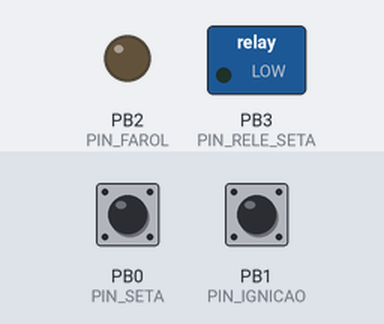
A program run on a simulated ATtiny85, built with avr-gcc and run on an emulated ATtiny85. Shown: switched loads named in the program (green lamp = pin HIGH), output pins drawn as LEDs (lit = HIGH). The inputs (shaded band) are chosen by the test bench; at power-on: PB0 (PIN_SETA) HIGH, PB1 (PIN_IGNICAO) HIGH.

Above: at 1.2 s.
1.3 s: PB0 (PIN_SETA) pulled LOW for 0.15 s
At 3.0 s:
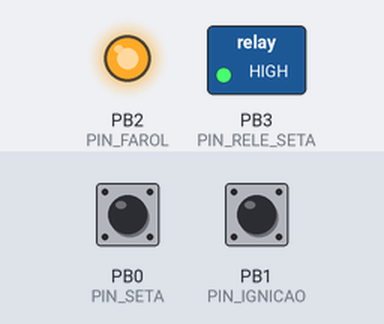
4.4 s: PB0 (PIN_SETA) pulled LOW for 1 s
At 7.9 s:
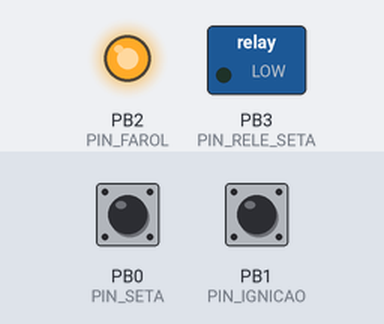
8.4 s: PB0 (PIN_SETA) pulled LOW for 3.2 s
At 9.8 s:
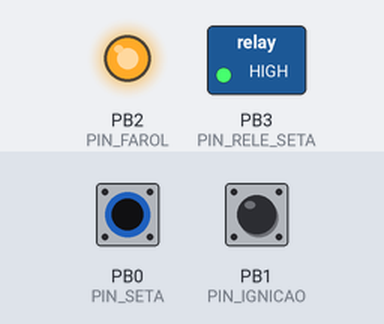
Timing chart, 0 to 51.1 s (numbered marks = the images above; inputs shaded):
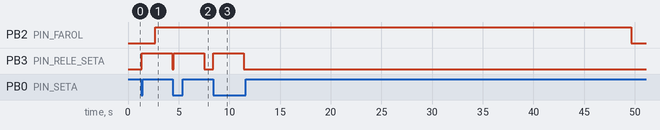

The program:

main.cpp
```cpp
#include <Arduino.h>
#include <avr/wdt.h>
#include <avr/interrupt.h>

#ifdef __AVR_ATtiny85__
  #define PIN_SETA        0
  #define PIN_IGNICAO     1
  #define PIN_FAROL       2
  #define PIN_RELE_SETA   3
#elif __AVR_ATmega328P__
  #define PIN_SETA        4
  #define PIN_IGNICAO     7
  #define PIN_FAROL       12
  #define PIN_RELE_SETA   13
#endif


#define JANELA_PISCADA       1200
#define TEMPO_FOLLOW_1       40000
#define TEMPO_FOLLOW_2       25000
#define TEMPO_POS_IGNICAO    10000

#define TEMPO_MIN_RELE_SETA  2500
#define TEMPO_SETA_INATIVA   3000

unsigned long agora;

unsigned long timerFarol = 0;
unsigned long tempoFarol = 0;

unsigned long timerPosIgnicao = 0;
bool posIgnicaoAtivo = false;

unsigned long ultimaPiscada = 0;
unsigned long ultimaAtividadeSeta = 0;
unsigned long timerReleSeta = 0;

bool farolLigado = false;
bool followMeAtivo = false;

bool ignicaoAtual = false;
bool ignicaoAnterior = false;

bool setaAtual = false;
bool setaAnterior = false;

bool releSetaAtivo = false;

int contPiscadas = 0;

void setup() {

  cli();               // desabilita interrupções
  wdt_reset();
  wdt_disable();       // garante WDT desligado no boot

  pinMode(PIN_SETA, INPUT_PULLUP);
  pinMode(PIN_IGNICAO, INPUT_PULLUP);
  pinMode(PIN_FAROL, OUTPUT);
  pinMode(PIN_RELE_SETA, OUTPUT);

  digitalWrite(PIN_FAROL, LOW);
  digitalWrite(PIN_RELE_SETA, LOW);

  wdt_enable(WDTO_1S); // watchdog 1 segundo
  sei();               // reabilita interrupções
}

void loop() {
  delay(150);
  wdt_reset();   // alimenta o watchdog
  agora = millis();

  ignicaoAtual = !digitalRead(PIN_IGNICAO);
  setaAtual = !digitalRead(PIN_SETA);

  /* ===== BORDA DA IGNIÇÃO ===== */
  if (ignicaoAtual && !ignicaoAnterior) {
    // ignição ligou
    digitalWrite(PIN_FAROL, HIGH);
    farolLigado = true;

    followMeAtivo = false;
    posIgnicaoAtivo = false;
    tempoFarol = 0;
  }

  if (!ignicaoAtual && ignicaoAnterior) {
    // ignição desligou
    timerPosIgnicao = agora;
    posIgnicaoAtivo = true;
  }

  /* ===== DRL ===== */
  if (ignicaoAtual) {
    digitalWrite(PIN_FAROL, HIGH);
    farolLigado = true;
  }

  /* ===== TEMPO PÓS-IGNIÇÃO ===== */
  if (posIgnicaoAtivo) {
    digitalWrite(PIN_FAROL, HIGH);
    farolLigado = true;

    if (agora - timerPosIgnicao >= TEMPO_POS_IGNICAO) {
      posIgnicaoAtivo = false;
      if (!followMeAtivo) {
        digitalWrite(PIN_FAROL, LOW);
        farolLigado = false;
      }
    }
  }

  /* ===== FOLLOW ME (somente com ignição desligada) ===== */
  if (!ignicaoAtual) {

    if (setaAtual && !setaAnterior) {
      contPiscadas++;
      ultimaPiscada = agora;
    }

    if (contPiscadas > 0 && (agora - ultimaPiscada > JANELA_PISCADA)) {

      if (contPiscadas == 1) tempoFarol = TEMPO_FOLLOW_1;
      else if (contPiscadas == 2) tempoFarol = TEMPO_FOLLOW_2;
      else tempoFarol = 0;

      if (tempoFarol > 0) {
        digitalWrite(PIN_FAROL, HIGH);
        farolLigado = true;
        followMeAtivo = true;
        timerFarol = agora;
      }

      contPiscadas = 0;
    }

    if (followMeAtivo && (agora - timerFarol >= tempoFarol)) {
      followMeAtivo = false;
      tempoFarol = 0;

      if (!posIgnicaoAtivo) {
        digitalWrite(PIN_FAROL, LOW);
        farolLigado = false;
      }
    }
  }

  /* ===== CONTROLE DO RELÉ DAS SETAS (TRAVADO) ===== */
  if (setaAtual && !setaAnterior) {
    ultimaAtividadeSeta = agora;

    if (!releSetaAtivo) {
      digitalWrite(PIN_RELE_SETA, HIGH);
      releSetaAtivo = true;
      timerReleSeta = agora;
    }
  }

  if (releSetaAtivo) {
    bool tempoMinOk = (agora - timerReleSeta) >= TEMPO_MIN_RELE_SETA;
    bool setaParada = (agora - ultimaAtividadeSeta) >= TEMPO_SETA_INATIVA;

    if (tempoMinOk && setaParada) {
      digitalWrite(PIN_RELE_SETA, LOW);
      releSetaAtivo = false;
    }
  }

  ignicaoAnterior = ignicaoAtual;
  setaAnterior = setaAtual;

  /* ===== FAIL-SAFE FINAL ===== */
  if (!ignicaoAtual && !followMeAtivo && !posIgnicaoAtivo) {
    digitalWrite(PIN_FAROL, LOW);
    farolLigado = false;
  }

}
```

Measured:
- after the input at 1.3 s, PB2 (PIN_FAROL): LOW → HIGH after 1.4 s; PB3 (PIN_RELE_SETA): LOW → HIGH after 0.05 s, → LOW 3.0 s later
- after the input at 4.4 s, PB3 (PIN_RELE_SETA): LOW → HIGH after 0.10 s, → LOW 3.0 s later
- after the input at 8.4 s, PB2 (PIN_FAROL): HIGH → LOW after 41.3 s instead of 37.5 s; PB3 (PIN_RELE_SETA): LOW → HIGH at once, → LOW 3.0 s later
